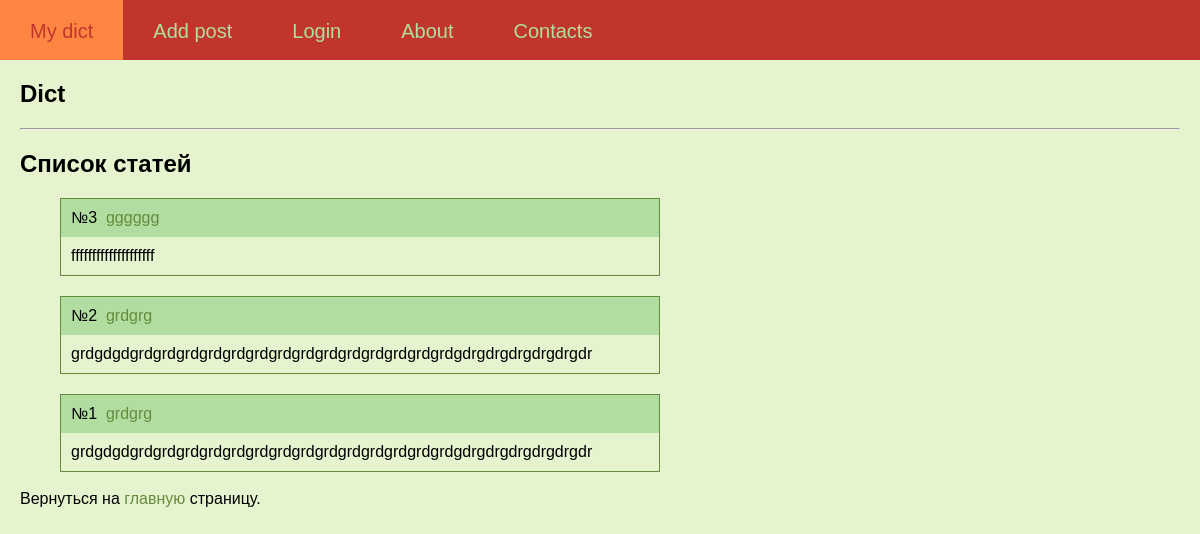
The page /dict on the database as committed earlier.
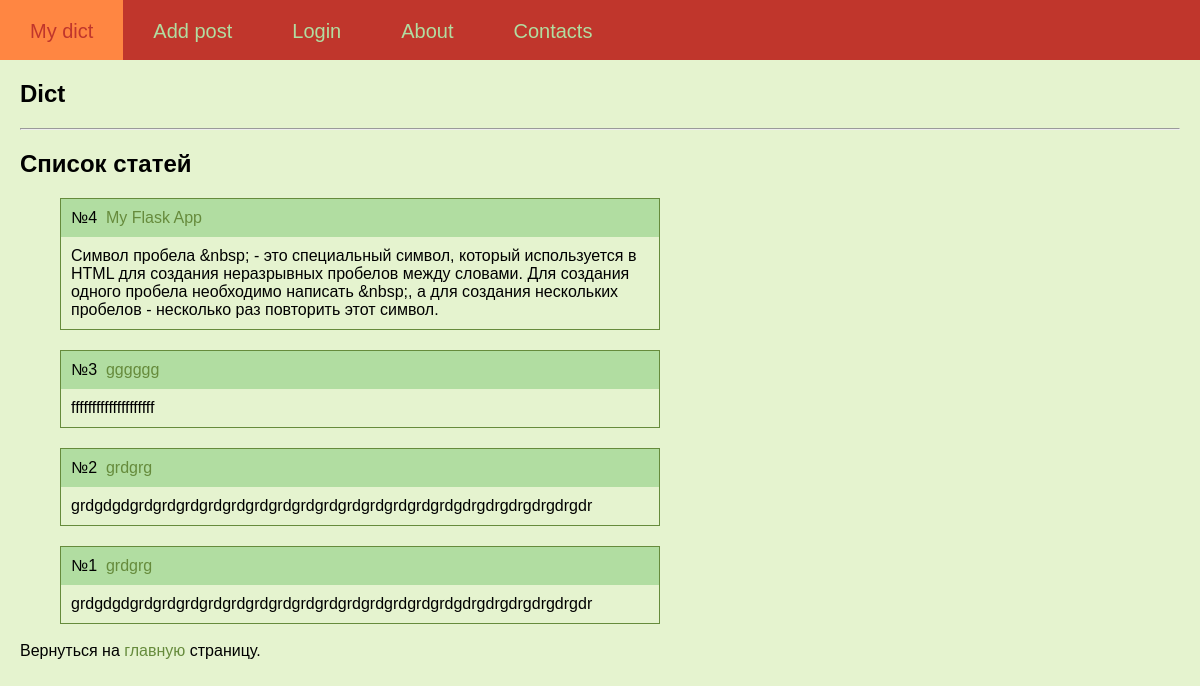
The same page on the database as committed later.
### tables this page shows
CREATE TABLE posts (
id integer PRIMARY KEY AUTOINCREMENT,
title text NOT NULL,
text text NOT NULL,
time integer NOT NULL
);

### testApp.py (the view)
@app.route("/dict")
def dict():
    db = get_db()
    dbase = FDataBase(db)
    return render_template('dict.html', my_text='Dict', menu=menu, posts=dbase.getPostsAnonce())

### FDataBase.py (called while the page is built)
    def getPostsAnonce(self):
        try:
            self.__cur.execute(f"SELECT id, title, text FROM posts ORDER BY time DESC")
            res = self.__cur.fetchall()
            if res: return res
        except sqlite3.Error as e:
            print("Ошибка получения статьи из БД " + str(e))
        return []

### testApp.py (called while the page is built)
def connect_db():
    conn = sqlite3.connect(app.config['DATABASE'])
    conn.row_factory = sqlite3.Row
    return conn

def get_db():
    if not hasattr(g, 'link_db'):
        g.link_db = connect_db()
    return g.link_db

### templates/dict.html
{% extends 'index.html' %}
{% block content %}
    <h2>Список статей</h2>
    <ul class="list-posts">
        {% for p in posts %}
        <li>
            <p class="title">
                №{{ p.id }}&nbsp;
                <a class="my_a" href="{{ url_for('showPost', id_post=p.id)}}">{{p.title}}</a>
            </p>
            <p class="annonce">{{ p.text}}</p>
        </li>
    {% endfor %}
    </ul>
{% endblock %}

### templates/index.html (shortened to what this page needs)
<!DOCTYPE html>
<html lang="en">
    <link type="text/css" href={{url_for('static', filename="css/style.css")}} rel="stylesheet" />
    <head>
    </head>
    <body>
        <div class="mainmenu">
            {% for m in menu %}
                <a href="{{m.url}}">
                    <div class="block">
                        {{m.title}}
                    </div>
                </a>
            {% endfor %}
        </div>
        <div class="content">
            <h2>{{ my_text }}</h2>
            <hr>
            {% block content %}{% endblock %}
            <br>Вернуться на <a class="my_a" href="/">главную</a> страницу.
        </div>
    </body>
</html>

### static/css/style.css (style rules this page uses)
body { font-family: 'Arial'; margin: 0px; padding 0px; height: 100%; width: 100%; background-color: #E5F3CF; }
.mainmenu { background: #C0362C; height: 60px; margin: 0; font-size: 20px; overflow: hidden; }
.block { float: left; height: 60px; padding: 20px 30px 20px 30px ; }
a { color: #B1DDA1; text-decoration: none; }
.content { margin: 20px; color: black; }
ul.list-posts { list-style: none; margin: 0; padding 0; max-width: 600px; }
ul.list-posts li { margin: 20px 0 0 0; border: 1.5px solid #668B3C; }
.my_a { color: #668B3C; }
ul.list-posts .title { margin: 0; padding: 10px; background: #B1DDA1; }
ul.list-posts .annonce { margin: 0; padding: 10px; background: #E5F3CF; }

Rows that differ between the two databases and show on the page:
added posts: id "4", title "My Flask App", text "Символ пробела &nbsp; - это специальный символ, который используется в HTML для создания неразрывных пробелов между словами. Для создания одного пробела необходимо написать &nbsp;, а для создания нескольких пробелов - несколько раз повторить этот символ."
